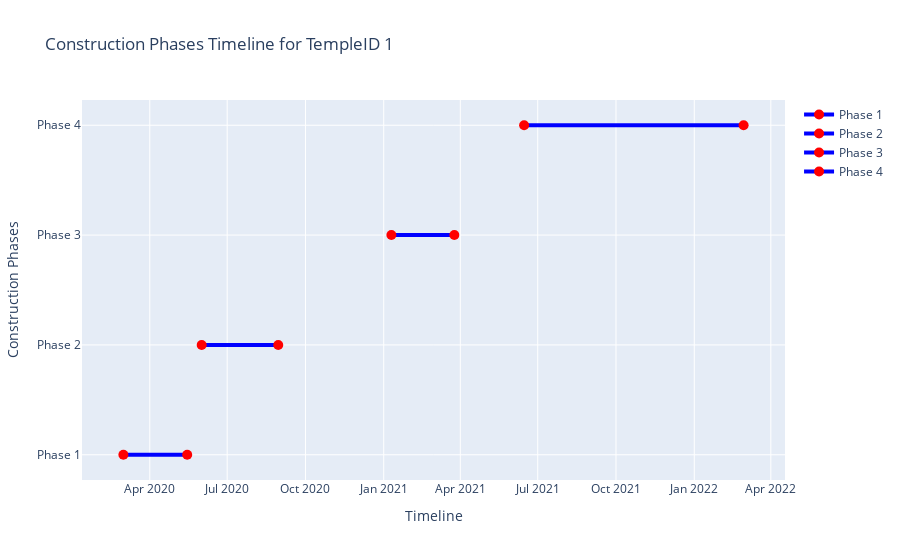

Notebook code for this chart:
### Markdown cell above
There are 4 construction phases for Ram Mandir: **Phase1, Phase2, Phase3 and Phase4**

### Code cell
# Can you provide the start and completion dates for each construction phase?
# Display the start and completion dates for each construction phase of TempleID 1
print("\nConstruction Phases Start and Completion Dates for TempleID 1:")
print(temple_construction_phases[['PhaseName', 'StartDate', 'CompletionDate']])

# Create a timeline plot
fig = go.Figure()

for index, row in temple_construction_phases.iterrows():
    fig.add_trace(go.Scatter(x=[row['StartDate'], row['CompletionDate']],
                             y=[row['PhaseName'], row['PhaseName']],
                             mode='lines+markers',
                             name=row['PhaseName'],
                             line=dict(color='blue', width=4),
                             marker=dict(size=10, color='red')))

# Update layout
fig.update_layout(title='Construction Phases Timeline for TempleID 1',
                  xaxis_title='Timeline',
                  yaxis_title='Construction Phases',
                  showlegend=True,
                  hovermode='y unified')

# Display the chart
fig.show()

### Figure 1 — Plotly figure (JSON) as saved in the notebook; plotly's stock layout.template omitted (floating-point values rounded to 4 significant figures)
{"data": [{"line": {"color": "blue", "width": 4}, "marker": {"color": "red", "size": 10}, "mode": "lines+markers", "name": "Phase 1", "type": "scatter", "x": ["2020-03-01T00:00:00", "2020-05-15T00:00:00"], "y": ["Phase 1", "Phase 1"]}, {"line": {"color": "blue", "width": 4}, "marker": {"color": "red", "size": 10}, "mode": "lines+markers", "name": "Phase 2", "type": "scatter", "x": ["2020-06-01T00:00:00", "2020-08-30T00:00:00"], "y": ["Phase 2", "Phase 2"]}, {"line": {"color": "blue", "width": 4}, "marker": {"color": "red", "size": 10}, "mode": "lines+markers", "name": "Phase 3", "type": "scatter", "x": ["2021-01-10T00:00:00", "2021-03-25T00:00:00"], "y": ["Phase 3", "Phase 3"]}, {"line": {"color": "blue", "width": 4}, "marker": {"color": "red", "size": 10}, "mode": "lines+markers", "name": "Phase 4", "type": "scatter", "x": ["2021-06-15T00:00:00", "2022-02-28T00:00:00"], "y": ["Phase 4", "Phase 4"]}], "layout": {"hovermode": "y unified", "showlegend": true, "title": {"text": "Construction Phases Timeline for TempleID 1"}, "xaxis": {"title": {"text": "Timeline"}}, "yaxis": {"title": {"text": "Construction Phases"}}}}
